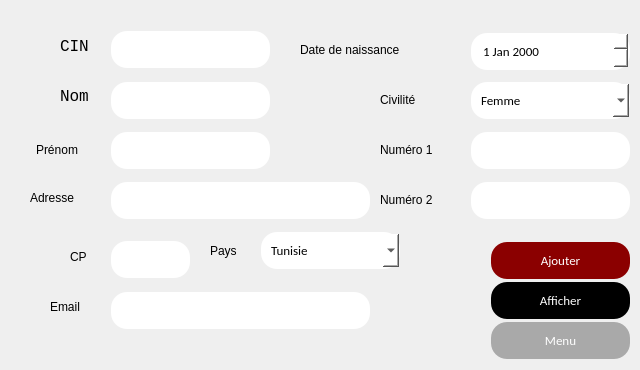
     <widget class="QWidget" name="page_33">
      <widget class="QLabel" name="label_145">
       <property name="geometry">
        <rect>
         <x>60</x>
         <y>40</y>
         <width>47</width>
         <height>13</height>
        </rect>
       </property>
       <property name="font">
        <font>
         <family>Courier New</family>
         <pointsize>12</pointsize>
         <weight>50</weight>
         <bold>false</bold>
        </font>
       </property>
       <property name="text">
        <string>CIN</string>
       </property>
      </widget>
      <widget class="QLabel" name="label_146">
       <property name="geometry">
        <rect>
         <x>60</x>
         <y>90</y>
         <width>47</width>
         <height>13</height>
        </rect>
       </property>
       <property name="font">
        <font>
         <family>Courier New</family>
         <pointsize>12</pointsize>
        </font>
       </property>
       <property name="text">
        <string>Nom</string>
       </property>
      </widget>
      <widget class="QLabel" name="label_147">
       <property name="geometry">
        <rect>
         <x>36</x>
         <y>140</y>
         <width>71</width>
         <height>20</height>
        </rect>
       </property>
       <property name="text">
        <string>Prénom</string>
       </property>
      </widget>
      <widget class="QLineEdit" name="lineEdit_104">
       <property name="geometry">
        <rect>
         <x>110</x>
         <y>29</y>
         <width>161</width>
         <height>41</height>
        </rect>
       </property>
       <property name="styleSheet">
        <string notr="true">background-color: white	;
  border: none;
  color: black;
  padding: 10px;
  text-align: center;
  text-decoration: none;
font-family:calibri;
  display: inline-block;
  font-size: 13px;
  margin: 2px 1px;
  border-radius : 16px;</string>
       </property>
      </widget>
      <widget class="QLineEdit" name="lineEdit_105">
       <property name="geometry">
        <rect>
         <x>110</x>
         <y>80</y>
         <width>161</width>
         <height>41</height>
        </rect>
       </property>
       <property name="styleSheet">
        <string notr="true">background-color: white	;
  border: none;
  color: black;
  padding: 10px;
  text-align: center;
  text-decoration: none;
font-family:calibri;
  display: inline-block;
  font-size: 13px;
  margin: 2px 1px;
  border-radius : 16px;</string>
       </property>
      </widget>
      <widget class="QLineEdit" name="lineEdit_106">
       <property name="geometry">
        <rect>
         <x>110</x>
         <y>130</y>
         <width>161</width>
         <height>41</height>
        </rect>
       </property>
       <property name="styleSheet">
        <string notr="true">background-color: white	;
  border: none;
  color: black;
  padding: 10px;
  text-align: center;
  text-decoration: none;
font-family:calibri;
  display: inline-block;
  font-size: 13px;
  margin: 2px 1px;
  border-radius : 16px;</string>
       </property>
      </widget>
      <widget class="QPushButton" name="pushButton_77">
       <property name="geometry">
        <rect>
         <x>490</x>
         <y>240</y>
         <width>141</width>
         <height>41</height>
        </rect>
       </property>
       <property name="styleSheet">
        <string notr="true">background-color: #8B0000	;
  border: none;
  color: white;
  padding: 10px;
  text-align: center;
  text-decoration: none;
font-family:calibri;
  display: inline-block;
  font-size: 13px;
  margin: 2px 1px;
  border-radius : 16px;</string>
       </property>
       <property name="text">
        <string>Ajouter</string>
       </property>
      </widget>
      <widget class="QPushButton" name="pushButton_78">
       <property name="geometry">
        <rect>
         <x>490</x>
         <y>280</y>
         <width>141</width>
         <height>41</height>
        </rect>
       </property>
       <property name="styleSheet">
        <string notr="true">background-color: black	;
  border: none;
  color: white;
  padding: 10px;
  text-align: center;
  text-decoration: none;
font-family:calibri;
  display: inline-block;
  font-size: 13px;
  margin: 2px 1px;
  border-radius : 16px;</string>
       </property>
       <property name="text">
        <string>Afficher</string>
       </property>
      </widget>
      <widget class="QLabel" name="label_148">
       <property name="geometry">
        <rect>
         <x>30</x>
         <y>190</y>
         <width>81</width>
         <height>16</height>
        </rect>
       </property>
       <property name="text">
        <string>Adresse</string>
       </property>
      </widget>
      <widget class="QLabel" name="label_149">
       <property name="geometry">
        <rect>
         <x>70</x>
         <y>250</y>
         <width>47</width>
         <height>13</height>
        </rect>
       </property>
       <property name="text">
        <string>CP</string>
       </property>
      </widget>
      <widget class="QComboBox" name="comboBox_23">
       <property name="geometry">
        <rect>
         <x>260</x>
         <y>230</y>
         <width>141</width>
         <height>41</height>
        </rect>
       </property>
       <property name="styleSheet">
        <string notr="true">background-color: white	;
  border: none;
  color: black;
  padding: 10px;
  text-align: center;
  text-decoration: none;
font-family:calibri;
  display: inline-block;
  font-size: 13px;
  margin: 2px 1px;
  border-radius : 16px;</string>
       </property>
       <item>
        <property name="text">
         <string>Tunisie</string>
        </property>
       </item>
       <item>
        <property name="text">
         <string>France</string>
        </property>
       </item>
       <item>
        <property name="text">
         <string>Algérie</string>
        </property>
       </item>
       <item>
        <property name="text">
         <string>Italie</string>
        </property>
       </item>
       <item>
        <property name="text">
         <string>Russie</string>
        </property>
       </item>
       <item>
        <property name="text">
         <string>US</string>
        </property>
       </item>
       <item>
        <property name="text">
         <string>USA</string>
        </property>
       </item>
       <item>
        <property name="text">
         <string>Espagne</string>
        </property>
       </item>
       <item>
        <property name="text">
         <string>Allemagne</string>
        </property>
       </item>
       <item>
        <property name="text">
         <string>Autre..</string>
        </property>
       </item>
      </widget>
      <widget class="QLabel" name="label_150">
       <property name="geometry">
        <rect>
         <x>210</x>
         <y>240</y>
         <width>47</width>
         <height>21</height>
        </rect>
       </property>
       <property name="text">
        <string>Pays</string>
       </property>
      </widget>
      <widget class="QLineEdit" name="lineEdit_107">
       <property name="geometry">
        <rect>
         <x>110</x>
         <y>180</y>
         <width>261</width>
         <height>41</height>
        </rect>
       </property>
       <property name="styleSheet">
        <string notr="true">background-color: white	;
  border: none;
  color: black;
  padding: 10px;
  text-align: center;
  text-decoration: none;
font-family:calibri;
  display: inline-block;
  font-size: 13px;
  margin: 2px 1px;
  border-radius : 16px;</string>
       </property>
      </widget>
      <widget class="QLineEdit" name="lineEdit_108">
       <property name="geometry">
        <rect>
         <x>110</x>
         <y>239</y>
         <width>81</width>
         <height>41</height>
        </rect>
       </property>
       <property name="styleSheet">
        <string notr="true">background-color: white	;
  border: none;
  color: black;
  padding: 10px;
  text-align: center;
  text-decoration: none;
font-family:calibri;
  display: inline-block;
  font-size: 13px;
  margin: 2px 1px;
  border-radius : 16px;</string>
       </property>
      </widget>
      <widget class="QLabel" name="label_151">
       <property name="geometry">
        <rect>
         <x>50</x>
         <y>300</y>
         <width>47</width>
         <height>13</height>
        </rect>
       </property>
       <property name="text">
        <string>Email</string>
       </property>
      </widget>
      <widget class="QLineEdit" name="lineEdit_109">
       <property name="geometry">
        <rect>
         <x>110</x>
         <y>290</y>
         <width>261</width>
         <height>41</height>
        </rect>
       </property>
       <property name="styleSheet">
        <string notr="true">background-color: white	;
  border: none;
  color: black;
  padding: 10px;
  text-align: center;
  text-decoration: none;
font-family:calibri;
  display: inline-block;
  font-size: 13px;
  margin: 2px 1px;
  border-radius : 16px;</string>
       </property>
      </widget>
      <widget class="QLabel" name="label_152">
       <property name="geometry">
        <rect>
         <x>380</x>
         <y>90</y>
         <width>81</width>
         <height>20</height>
        </rect>
       </property>
       <property name="text">
        <string>Civilité</string>
       </property>
      </widget>
      <widget class="QComboBox" name="comboBox_24">
       <property name="geometry">
        <rect>
         <x>470</x>
         <y>80</y>
         <width>161</width>
         <height>41</height>
        </rect>
       </property>
       <property name="styleSheet">
        <string notr="true">background-color: white	;
  border: none;
  color: black;
  padding: 10px;
  text-align: center;
  text-decoration: none;
font-family:calibri;
  display: inline-block;
  font-size: 13px;
  margin: 2px 1px;
  border-radius : 16px;</string>
       </property>
       <item>
        <property name="text">
         <string>Femme</string>
        </property>
       </item>
       <item>
        <property name="text">
         <string>Homme</string>
        </property>
       </item>
      </widget>
      <widget class="QLabel" name="label_153">
       <property name="geometry">
        <rect>
         <x>380</x>
         <y>140</y>
         <width>81</width>
         <height>20</height>
        </rect>
       </property>
       <property name="text">
        <string>Numéro 1</string>
       </property>
      </widget>
      <widget class="QLineEdit" name="lineEdit_110">
       <property name="geometry">
        <rect>
         <x>470</x>
         <y>130</y>
         <width>161</width>
         <height>41</height>
        </rect>
       </property>
       <property name="styleSheet">
        <string notr="true">background-color: white	;
  border: none;
  color: black;
  padding: 10px;
  text-align: center;
  text-decoration: none;
font-family:calibri;
  display: inline-block;
  font-size: 13px;
  margin: 2px 1px;
  border-radius : 16px;</string>
       </property>
      </widget>
      <widget class="QLabel" name="label_154">
       <property name="geometry">
        <rect>
         <x>380</x>
         <y>190</y>
         <width>91</width>
         <height>20</height>
        </rect>
       </property>
       <property name="text">
        <string>Numéro 2</string>
       </property>
      </widget>
      <widget class="QLineEdit" name="lineEdit_111">
       <property name="geometry">
        <rect>
         <x>470</x>
         <y>180</y>
         <width>161</width>
         <height>41</height>
        </rect>
       </property>
       <property name="styleSheet">
        <string notr="true">background-color: white	;
  border: none;
  color: black;
  padding: 10px;
  text-align: center;
  text-decoration: none;
font-family:calibri;
  display: inline-block;
  font-size: 13px;
  margin: 2px 1px;
  border-radius : 16px;</string>
       </property>
      </widget>
      <widget class="QDateEdit" name="dateEdit_7">
       <property name="geometry">
        <rect>
         <x>470</x>
         <y>31</y>
         <width>161</width>
         <height>41</height>
        </rect>
       </property>
       <property name="styleSheet">
        <string notr="true">background-color: white	;
  border: none;
  color: black;
  padding: 10px;
  text-align: center;
  text-decoration: none;
font-family:calibri;
  display: inline-block;
  font-size: 13px;
  margin: 2px 1px;
  border-radius : 16px;</string>
       </property>
      </widget>
      <widget class="QLabel" name="label_155">
       <property name="geometry">
        <rect>
         <x>300</x>
         <y>40</y>
         <width>171</width>
         <height>20</height>
        </rect>
       </property>
       <property name="text">
        <string>Date de naissance</string>
       </property>
      </widget>
      <widget class="QPushButton" name="pushButton_79">
       <property name="geometry">
        <rect>
         <x>490</x>
         <y>320</y>
         <width>141</width>
         <height>41</height>
        </rect>
       </property>
       <property name="styleSheet">
        <string notr="true">background-color: #A9A9A9		;
  border: none;
  color: white;
  padding: 10px;
  text-align: center;
  text-decoration: none;
font-family:calibri;
  display: inline-block;
  font-size: 13px;
  margin: 2px 1px;
  border-radius : 16px;</string>
       </property>
       <property name="text">
        <string>Menu</string>
       </property>
      </widget>
     </widget>
